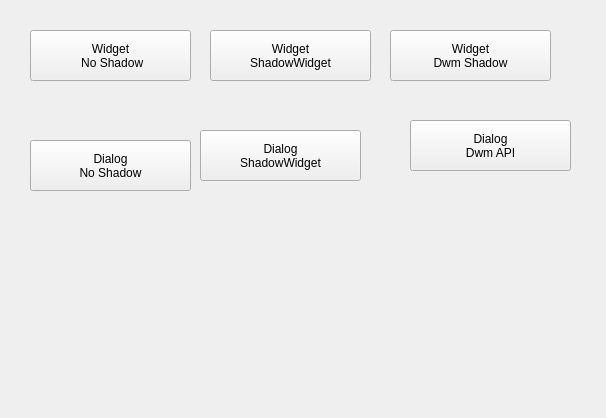
<?xml version="1.0" encoding="UTF-8"?>
<ui version="4.0">
 <class>Widget</class>
 <widget class="QWidget" name="Widget">
  <property name="geometry">
   <rect>
    <x>0</x>
    <y>0</y>
    <width>606</width>
    <height>418</height>
   </rect>
  </property>
  <property name="windowTitle">
   <string>Widget</string>
  </property>
  <widget class="QPushButton" name="pushButton_widget_shadow">
   <property name="geometry">
    <rect>
     <x>210</x>
     <y>30</y>
     <width>161</width>
     <height>51</height>
    </rect>
   </property>
   <property name="text">
    <string>Widget
ShadowWidget</string>
   </property>
  </widget>
  <widget class="QPushButton" name="pushButton_widget_dwm">
   <property name="geometry">
    <rect>
     <x>390</x>
     <y>30</y>
     <width>161</width>
     <height>51</height>
    </rect>
   </property>
   <property name="text">
    <string>Widget
Dwm Shadow</string>
   </property>
  </widget>
  <widget class="QPushButton" name="pushButton_dialog_dwm">
   <property name="geometry">
    <rect>
     <x>410</x>
     <y>120</y>
     <width>161</width>
     <height>51</height>
    </rect>
   </property>
   <property name="text">
    <string>Dialog
Dwm API</string>
   </property>
  </widget>
  <widget class="QPushButton" name="pushButton_dialog_shadow">
   <property name="geometry">
    <rect>
     <x>200</x>
     <y>130</y>
     <width>161</width>
     <height>51</height>
    </rect>
   </property>
   <property name="text">
    <string>Dialog
ShadowWidget</string>
   </property>
  </widget>
  <widget class="QPushButton" name="pushButton_widget_noshadow">
   <property name="geometry">
    <rect>
     <x>30</x>
     <y>30</y>
     <width>161</width>
     <height>51</height>
    </rect>
   </property>
   <property name="text">
    <string>Widget
 No Shadow</string>
   </property>
  </widget>
  <widget class="QPushButton" name="pushButton_dialog_noshadow">
   <property name="geometry">
    <rect>
     <x>30</x>
     <y>140</y>
     <width>161</width>
     <height>51</height>
    </rect>
   </property>
   <property name="text">
    <string>Dialog
No Shadow</string>
   </property>
  </widget>
 </widget>
 <resources/>
 <connections/>
</ui>
